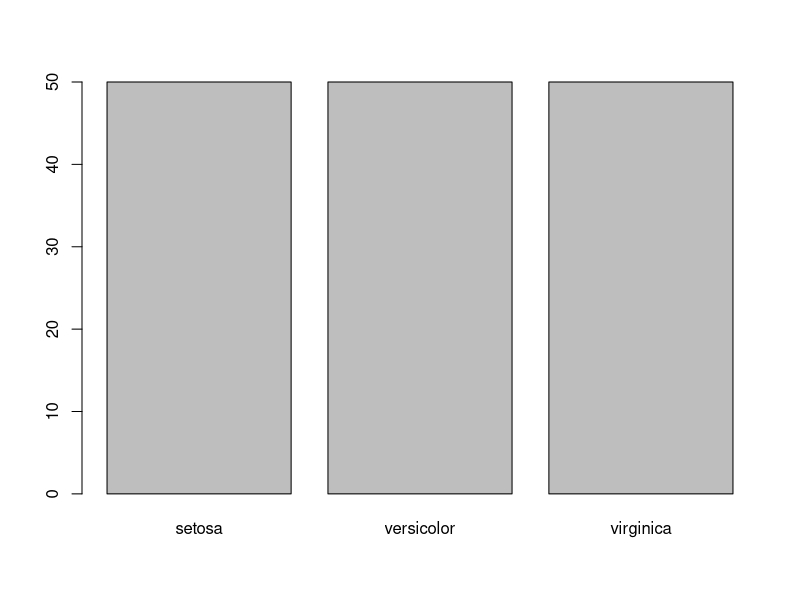
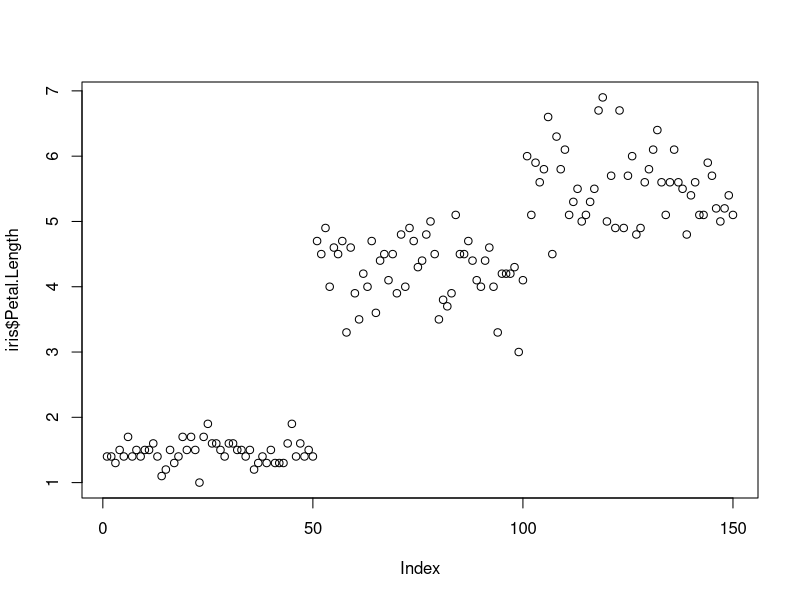
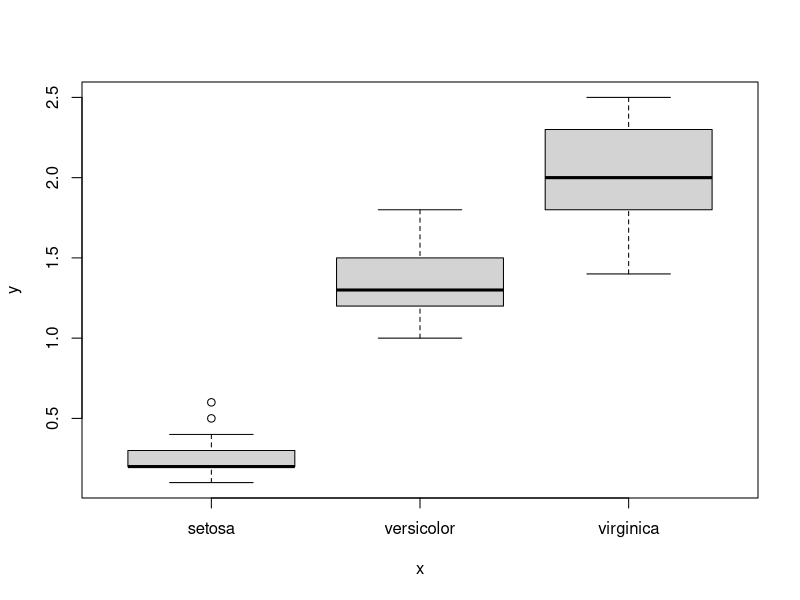
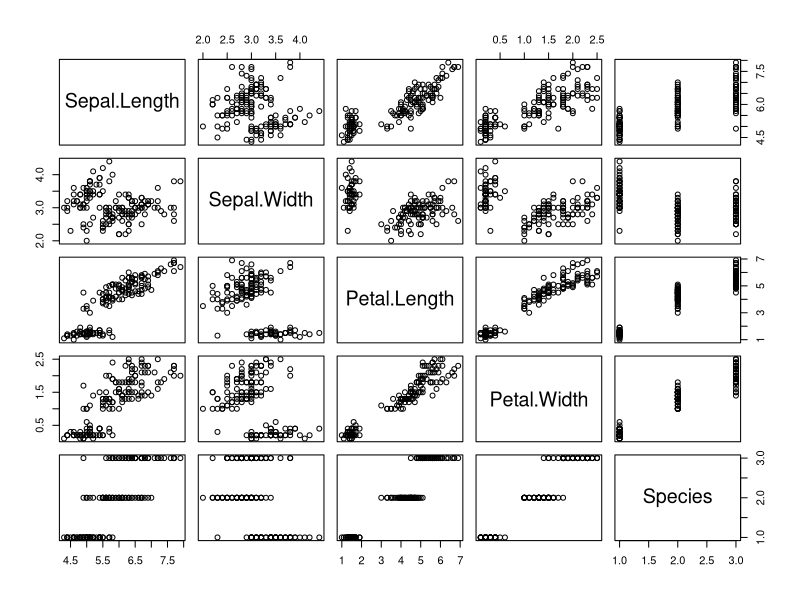
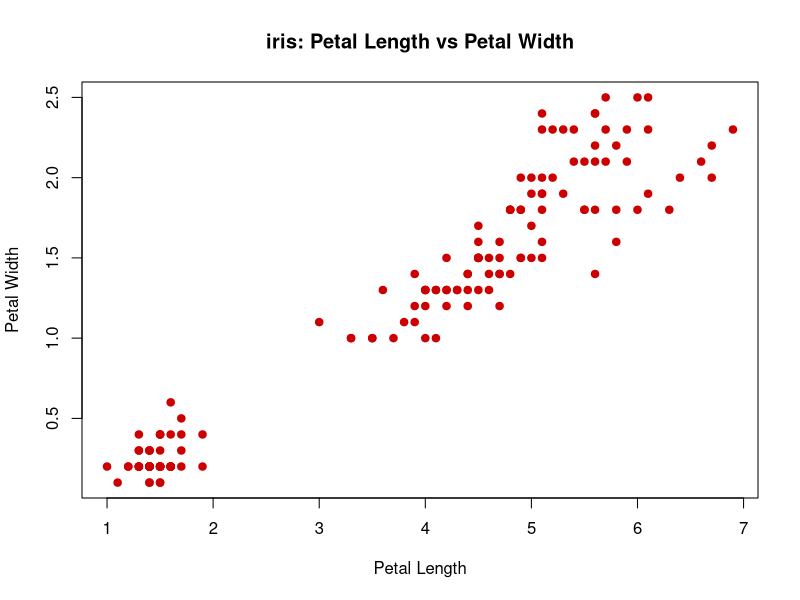
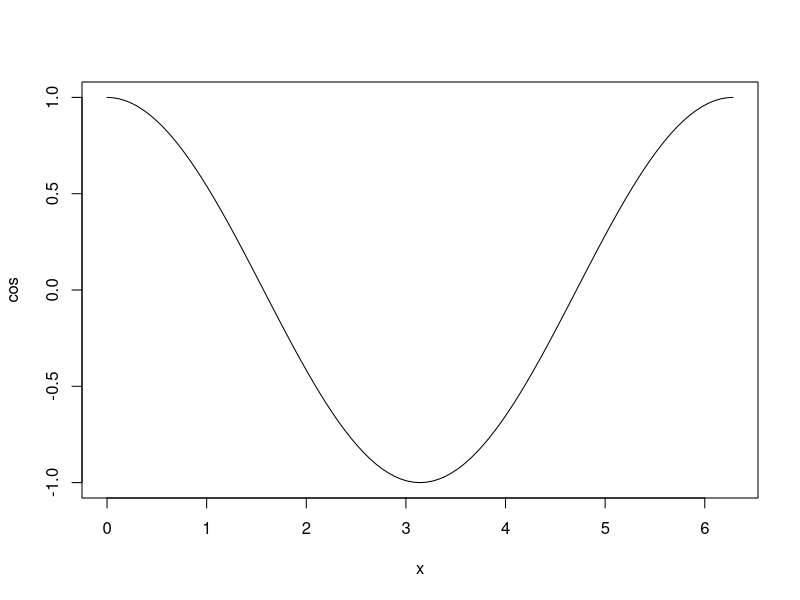
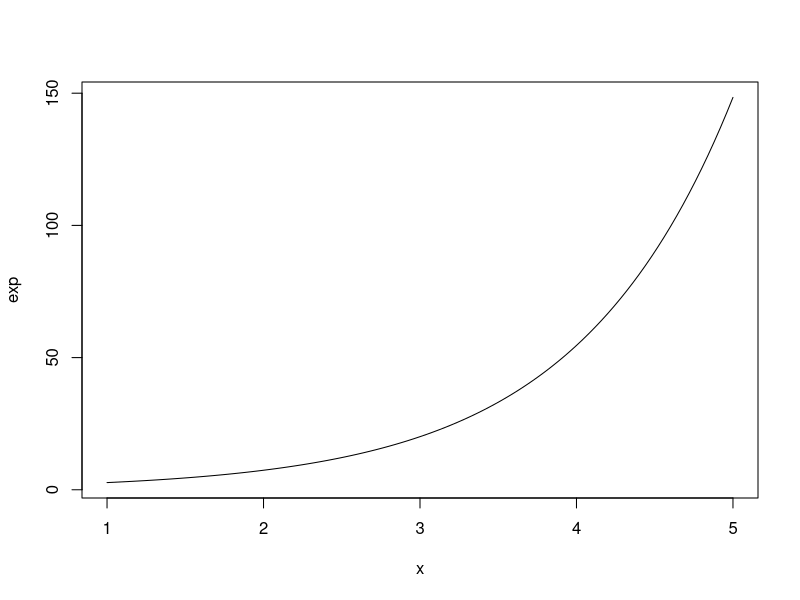
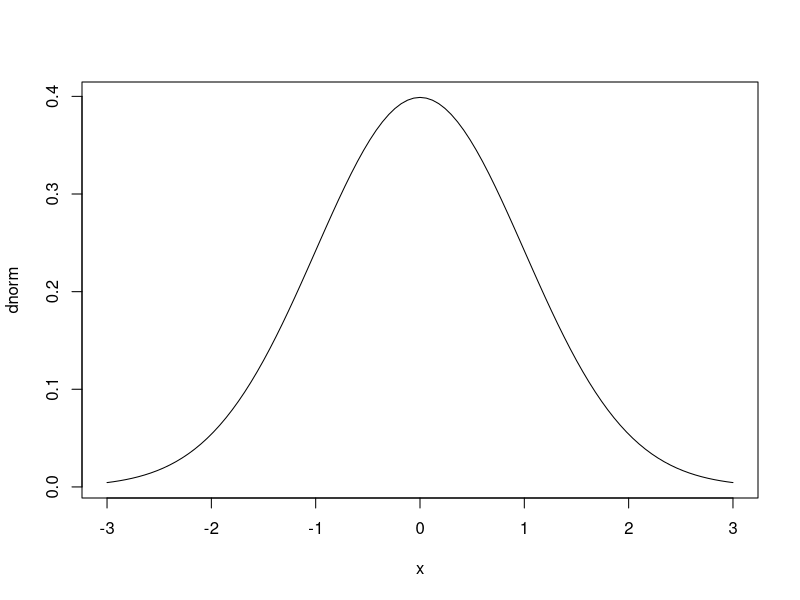

The R source for these figures, in order:
library(datasets)
head(iris)
plot(iris$Species)
plot(iris$Petal.Length)
plot(iris$Species, iris$Petal.Width)
plot(iris)

plot(iris$Petal.Length, iris$Petal.Width,
     col='#cc0000',
     pch=19,
     main='iris: Petal Length vs Petal Width',
     xlab='Petal Length',
     ylab='Petal Width')

plot(cos,0,2*pi)
plot(exp,1,5)
plot(dnorm,-3,+3)

plot(dnorm,-3,+3,
     col='#cc0000',
     lwd=5,
     main='Standard Normal Distribution',
     xlab='z-scores',
     ylab='Density')
